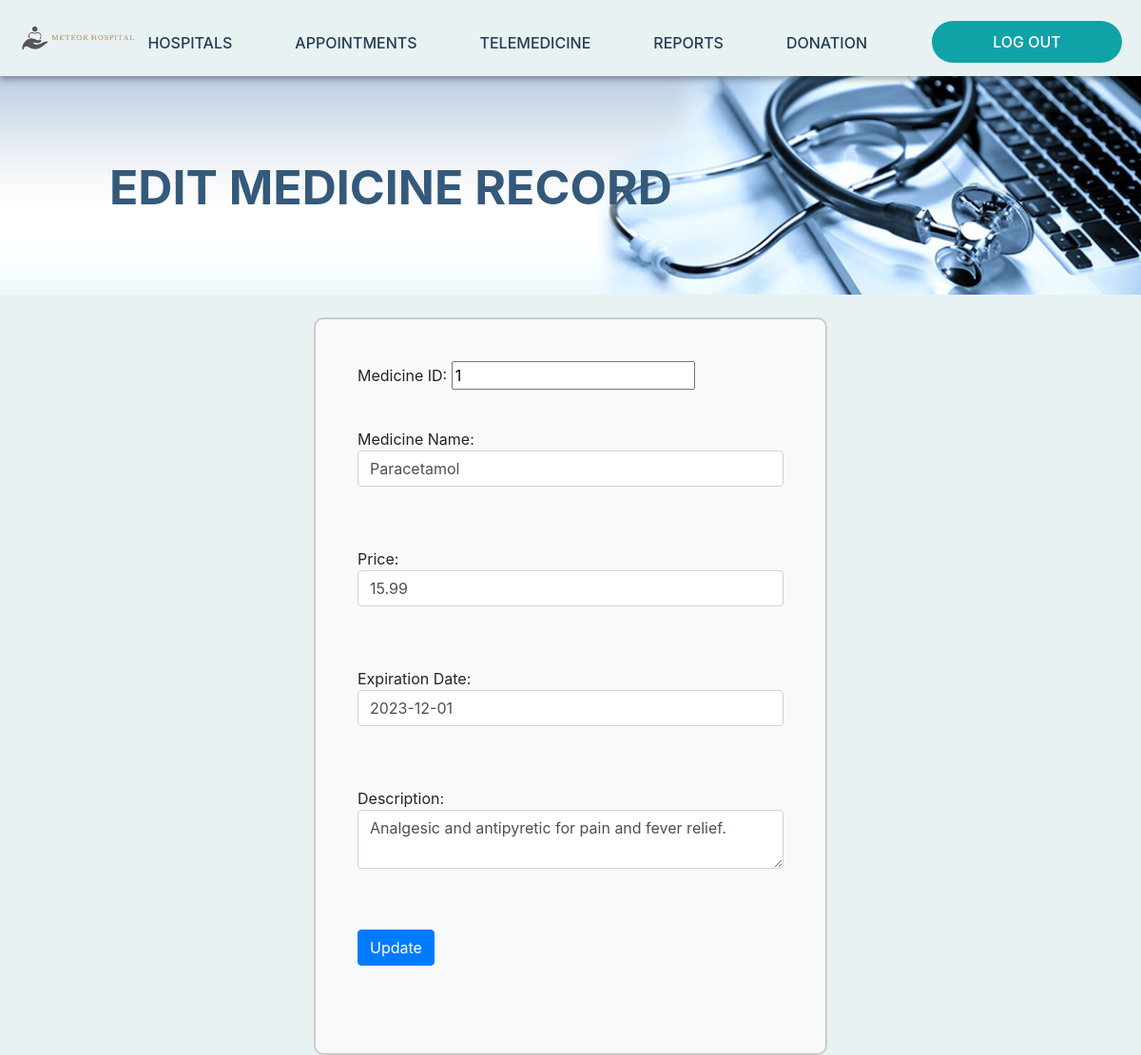
The app's page /medicine_edit.php?table=medicine&id=1 with its own data.
### tables this page shows
CREATE TABLE `medicine` (
  `medicineID` int(11) NOT NULL COMMENT 'Medicine ID',
  `medicineName` varchar(60) NOT NULL COMMENT 'Medicine name',
  `price` decimal(10,2) NOT NULL COMMENT 'Price per unit',
  `expirationDate` date NOT NULL COMMENT 'Expiration date',
  `description` varchar(255) NOT NULL COMMENT 'Description in brief'
);

### medicine_edit.php (the view, shortened to what this page needs)
<?php
include("connection.php");
include("header.php");
include("navigation-admin.php");
$id = $_GET['id'];
$sql = "SELECT * FROM medicine WHERE medicineID=$id";
$result = $mysqli->query($sql);
?>
<div class="banner-appointment-list">
    <div class="col-md-8 intro">
        <div class="banner-text">
            <p class="page-title">EDIT MEDICINE RECORD</p>
        </div>
    </div>
</div>
<?php
if ($result) {
    if ($result->num_rows > 0) {
        $row = $result->fetch_assoc();
        echo "<div class='container mt-4'>";
        echo "<div class='row justify-content-center'>";
        echo "<div class='col-md-6'>";
        echo "<div class='card custom-form bg-light p-4 mb-5'>";
        echo "<div class='card-body'>";
        echo "<form method='post'>";
        echo "<div class='form-group'>";
        echo "Medicine ID: <input type='text' name='edit_id' value='" . $row['medicineID'] . "' readonly><br><br>";
        echo "</div>";
        echo "<div class='form-group'>";
        echo "Medicine Name: <input type='text' class='form-control' name='medicineName' value='" . $row['medicineName'] . "'><br><br>";
        echo "</div>";
        echo "<div class='form-group'>";
        echo "Price: <input type='text' class='form-control' name='price' value='" . $row['price'] . "'><br><br>";
        echo "</div>";
        echo "<div class='form-group'>";
        echo "Expiration Date: <input type='text' class='form-control' name='expirationDate' value='" . $row['expirationDate'] . "'><br><br>";
        echo "</div>";
        echo "<div class='form-group'>";
        echo "Description: <textarea class='form-control' name='description'>" . $row['description'] . "</textarea><br><br>";
        echo "</div>";
        echo "<button type='submit' class='btn btn-primary' name='update'>Update</button>";
        echo "</form>";
        echo "</div>";
        echo "</div>";
        echo "</div>";
        echo "</div>";
    } else {
        echo "<div class='container mt-4'>";
        echo "<div class='alert alert-danger'>Medicine record not found.</div>";
        echo "</div>";
    }
} else {
    echo "<div class='container mt-4'>";
    echo "<div class='alert alert-danger'>Error: " . $mysqli->error . "</div>";
    echo "</div>";
}
?>

### index.css (style rules this page uses)
body { background-color: #e9f2f2; }
.banner-appointment-list { margin-left: auto; margin-right: auto; width: 100%; height: 230px; background-image: url("images/admin-appointment.png"); background-size: cover; background-position: center; }
.banner-text { width: 100%; padding-left: 100px; }
.page-title { font-size: 50px; font-weight: 700; color: #34597a; }

### main.css (style rules this page uses)
.intro { padding-top: 80px; }

### patient.css (style rules this page uses)
.card { height: 100%; }

### medicine_edit.php (style rules this page uses)
.custom-form { border: 2px solid #ccc; background-color: transparent; padding: 20px; border-radius: 10px; }

### records on screen
medicine: edit_id "1", medicineName "Paracetamol", price "15.99", expirationDate "2023-12-01", description "Analgesic and antipyretic for pain and fever relief."
